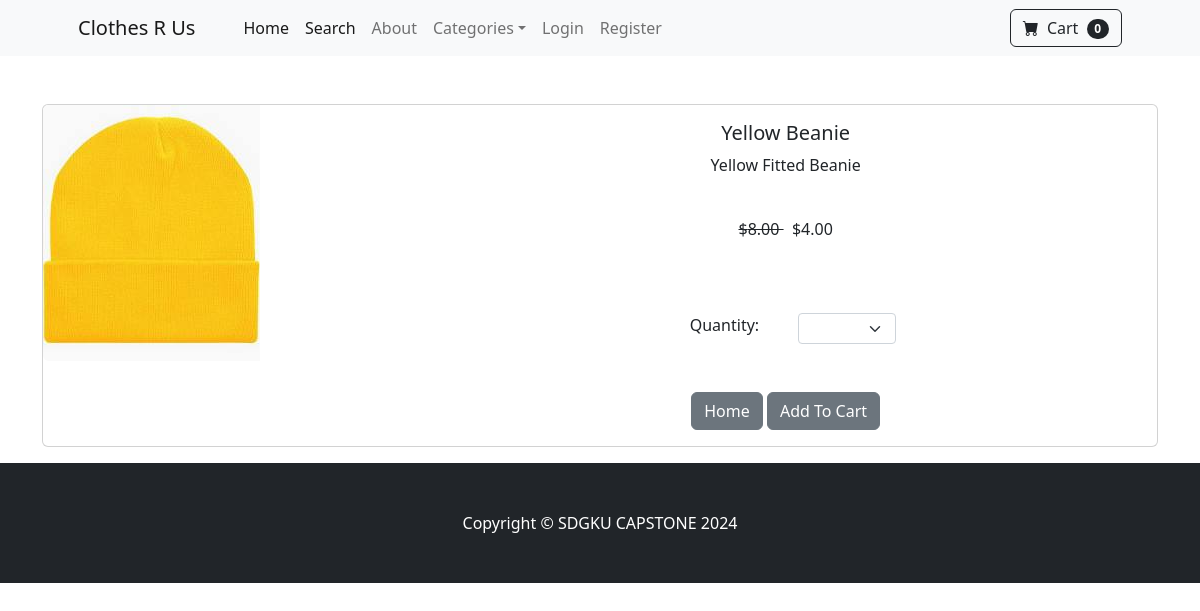
The page /product/14 on the database its author committed.
### pages/models.py (models this page shows, shortened)
class Product(models.Model):
    name = models.CharField(max_length=100)
    price = models.DecimalField(default=0, decimal_places=2, max_digits=6)
    category = models.ForeignKey(Category, on_delete=models.CASCADE, default=1)
    description = models.CharField(max_length=250, default='', blank=True, null=True)
    image = models.ImageField(upload_to="uploads/product/")
    is_sale = models.BooleanField(default=False)
    sale_price = models.DecimalField(default=0, decimal_places=2, max_digits=6)

### pages/views.py (the view)
# urls.py: path('product/<int:pk>', views.product, name='product'),
def product (request,pk):
     product = Product.objects.get(id=pk)
     return render(request, 'product.html',{'product':product})

### cart/cart.py (called while the page is built)
    def __len__(self):
        return len(self.cart)

### cart/context_processors.py (called while the page is built)
def cart(request):
    return{'cart': Cart(request)}

### pages/templates/product.html (shortened to what this page needs)
{% extends 'base.html' %}
{% block content %}
<div class="container">
  <br/><br/>
  <div class="card mb-3">
    <div class="row g-0">
      <div class="col-md-4">
        <img src="{{ product.image.url }}" class="img-fluid rounded-start" alt="">
      </div>
      <div class="col-md-8">
        <div class="card-body">
          <center>
          <h5 class="card-title">{{ product.name }}</h5>
          <p class="card-text">{{ product.description }}</p>
          {% if product.is_sale %}
          <div class="card-body p-4">
            <div class="text-center">
              <strike>
              ${{ product.price }}
              </strike>
              &nbsp;
              ${{ product.sale_price }}
            </div>
          </div>
            {% else %}
            ${{ product.price }}
            {% endif %}
            <br/><br/>
          <div class="row justify-content-center">
            <div class="col-md-2">Quantity:</div>
            <div class="col-md-2">
              <select class="form-select form-select-sm" id="qty-cart">
                <option selected>
                </option>
                <option value="1">1</option>
              </select>
            </div>
          </div>
            <br/>  <br/>
            <a href="{% url 'home' %}" class="btn btn-secondary">Home</a>
            <button type="button" value="{{ product.id }}" class="btn btn-secondary" id="add-cart">Add To Cart</button>
              </center>
          </div>
        </div>
      </div>
    </div>
  </div>
{% endblock %}

### rows shown on the page
Product: image (picture), name "Yellow Beanie", description "Yellow Fitted Beanie", price "8.00", sale_price "4.00"

### other values the page prints
{{ cart|length }} "0"
